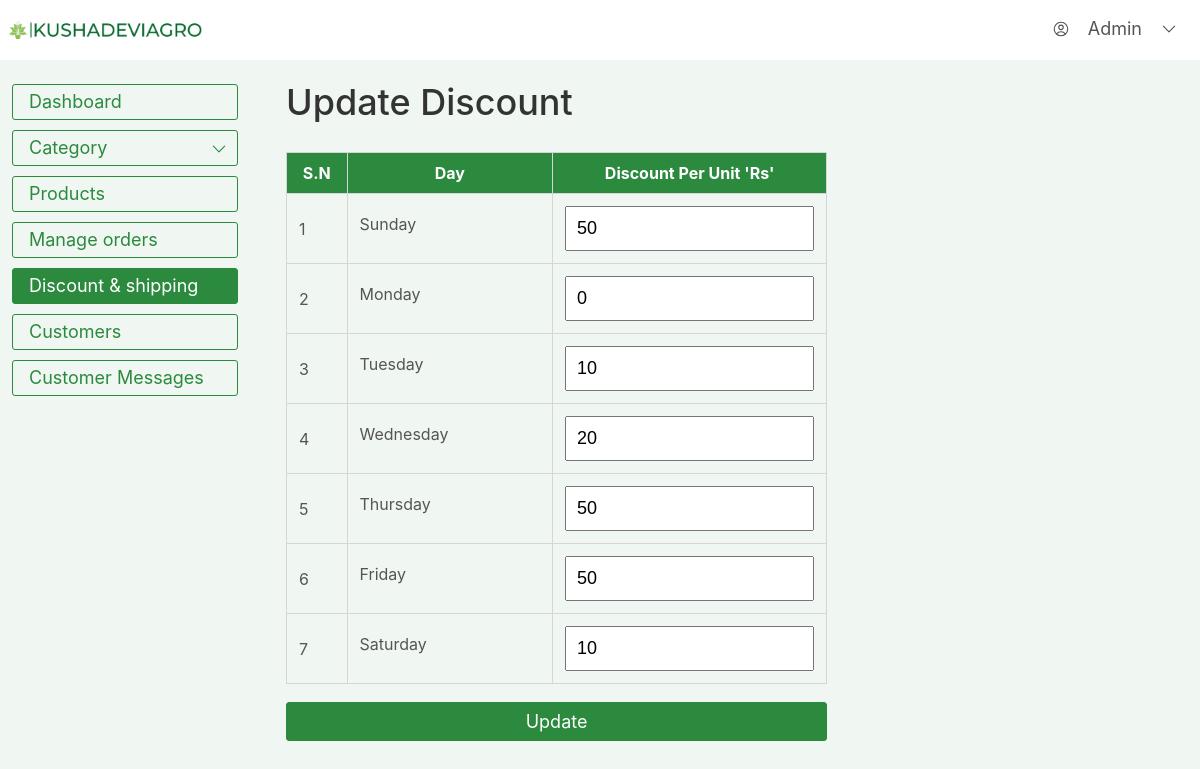
The page /admin/edit-discount.php (signed in) on the database its author committed.
### tables this page shows
CREATE TABLE `t_discount` (
  `disc_id` int NOT NULL,
  `disc_day` varchar(50) NOT NULL,
  `disc_amt` int NOT NULL
);

### admin/edit-discount.php (the view, shortened to what this page needs)
<?php require_once("header.php"); ?>
<section class="generic-section">
  <div class="grid-gap-sm grid-2-cols-unequal-big">
    <?php require_once("admin-sidebar.php"); ?>
    <div class="generic-container">
      <div class="section-head margin-bottom-sm">
        <h2 class="section-title">Update Discount</h2>
      </div>
      <div class="insert-form-container">
        <form action="" method="post" class="insert-form">
          <table>
            <thead>
              <tr>
                <th style="width: 1rem;">S.N</th>
                <th style="width: 18rem;">Day</th>
                <th style="width: 24rem;">Discount Per Unit 'Rs'</th>
              </tr>
            </thead>
            <tbody>
              <?php
              $query = "select * from t_discount";
              $result = mysqli_query($conn, $query);
              foreach ($result as $disc) {
              ?>
                <tr>
                  <td><?php echo $disc["disc_id"]; ?></td>
                  <td><label><?php echo $disc["disc_day"]; ?></label></td>
                  <td><input type="number" min="0" step="5" name="<?php echo $disc['disc_id']; ?>" value="<?php echo $disc['disc_amt']; ?>"></td>
                </tr>
              <?php } ?>
            </tbody>
          </table>
          <button class="btn-form btn-small make-btn-full" name="update">Update</button>
        </form>
      </div>
    </div>
  </div>
</section>
<?php require_once("barebone-footer.php") ?>

### css/common.css (style rules this page uses)
* { margin: 0; padding: 0; box-sizing: border-box; }
html { font-size: 62.5%; scroll-behavior: smooth; scroll-padding-top: 6.2rem; }
body { font-family: "inter", sans-serif; line-height: 1; font-weight: 400; color: #555; }
.grid-gap-sm { display: grid; gap: 2.4rem; }
.grid-2-cols-unequal-big { grid-template-columns: 250px 1fr; }
.btn-form { display: inline-block; font-family: inherit; color: #2b8a3e; border: 1px solid #2b8a3e; background-color: transparent; text-decoration: none; border-radius: 3px; cursor: pointer; transition: all 0.3s; }
.btn-small { font-size: 1.8rem; padding: 0.8rem 1.6rem; }
.margin-bottom-sm { margin-bottom: 1.6rem !important; }
.make-btn-full { color: #fff !important; background-color: #2b8a3e; }

### admin/css/style.css (style rules this page uses)
thead { position: sticky; top: 0; background: #2b8a3e; color: #fff; }
tr, th, td { border: 1px solid #d6d6d6; font-size: 1.6rem; padding: 1.2rem; }
table { border-collapse: collapse; }
.insert-form { display: grid; grid-template-columns: 1fr; row-gap: 1.8rem; }
.insert-form label { display: block; font-size: 1.6rem; margin-bottom: 1rem; }
.insert-form input { width: 100%; font-size: 1.8rem; padding: 1rem; outline: none; }
.section-title { font-size: 3.6rem; font-weight: 500; color: #333; margin-bottom: 1.6rem; }
.generic-section { padding: 1.2rem 0; background-color: #f0f7f2; }
.generic-container { padding: 1.2rem; }
.section-head { display: flex; justify-content: space-between; align-items: center; }
.insert-form-container { width: 60%; }

### rows shown on the page
t_discount: disc_id "1", disc_day "Sunday", disc_amt "50"
t_discount: disc_id "2", disc_day "Monday", disc_amt "0"
t_discount: disc_id "3", disc_day "Tuesday", disc_amt "10"
t_discount: disc_id "4", disc_day "Wednesday", disc_amt "20"
t_discount: disc_id "5", disc_day "Thursday", disc_amt "50"
t_discount: disc_id "6", disc_day "Friday", disc_amt "50"
t_discount: disc_id "7", disc_day "Saturday", disc_amt "10"
